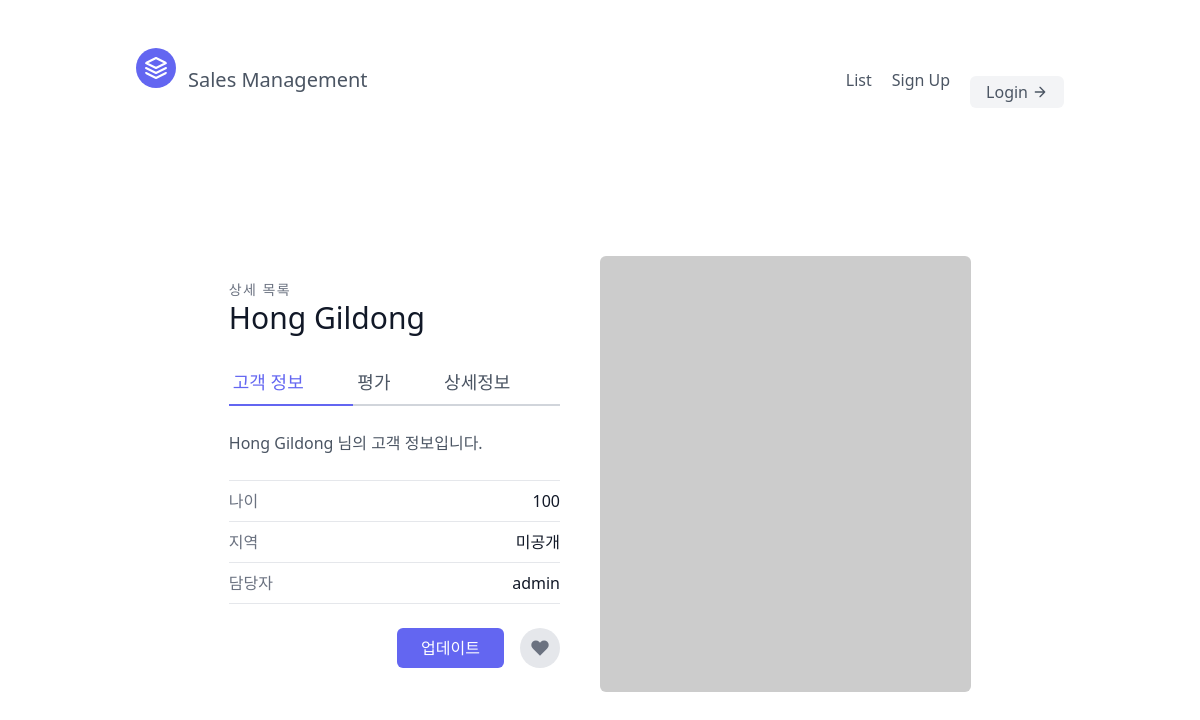
Screenshot of /sales/1 with the database file from the repository.
### sales/models.py (models this page shows, shortened)
class Sale(models.Model):
    first_name = models.CharField(max_length=30)
    last_name = models.CharField(max_length=30)
    age = models.IntegerField(default=0)
    person = models.ForeignKey("Person", on_delete=models.CASCADE)

class Person(models.Model):
    customer = models.OneToOneField(CustomID, on_delete=models.CASCADE)
    def __str__(self):
        return self.customer.username

class CustomID (AbstractUser):
    pass  # AbstractUser을 그대로 사용할 경우

### sales/views.py (the view)
# urls.py: path('sales/<int:pk>', SalesDetailView.as_view(), name="Detail"),  # 제너릭 뷰
class SalesDetailView(generic.DetailView):
    template_name = "sales/sales_detail.html"
    queryset = Sale.objects.all()
    context_object_name = "info"

### templates/sales/sales_detail.html (shortened to what this page needs)
{% extends 'base.html' %}
{% block content %}
<section class="text-gray-600 body-font overflow-hidden">
  <div class="container px-5 py-24 mx-auto">
    <div class="lg:w-4/5 mx-auto flex flex-wrap">
      <div class="lg:w-1/2 w-full lg:pr-10 lg:py-6 mb-6 lg:mb-0">
        <h2 class="text-sm title-font text-gray-500 tracking-widest">상세 목록</h2>
        <h1 class="text-gray-900 text-3xl title-font font-medium mb-4">{{info.last_name}} {{info.first_name}}</h1>
        <div class="flex mb-4">
          <a class="flex-grow text-indigo-500 border-b-2 border-indigo-500 py-2 text-lg px-1">고객 정보</a>
          <a class="flex-grow border-b-2 border-gray-300 py-2 text-lg px-1">평가</a>
          <a class="flex-grow border-b-2 border-gray-300 py-2 text-lg px-1">상세정보</a>
        </div>
        <p class="leading-relaxed mb-4">{{info.last_name}} {{info.first_name}} 님의 고객 정보입니다.</p>
        <div class="flex border-t border-gray-200 py-2">
          <span class="text-gray-500">나이</span>
          <span class="ml-auto text-gray-900">{{info.age}}</span>
        </div>
        <div class="flex border-t border-gray-200 py-2">
          <span class="text-gray-500">지역</span>
          <span class="ml-auto text-gray-900">미공개</span>
        </div>
        <div class="flex border-t border-b mb-6 border-gray-200 py-2">
          <span class="text-gray-500">담당자</span>
          <span class="ml-auto text-gray-900">{{info.person}}</span>
        </div>
        <div class="flex">
          <a class="flex ml-auto" href={% url "Sales:Update" info.pk %}><button class="text-white bg-indigo-500 border-0 py-2 px-6 focus:outline-none hover:bg-indigo-600 rounded">업데이트</button></a>
          <a href={% url "Sales:Delete" info.pk %}><button class="rounded-full w-10 h-10 bg-gray-200 p-0 border-0 inline-flex items-center justify-center text-gray-500 ml-4">
            <svg fill="currentColor" stroke-linecap="round" stroke-linejoin="round" stroke-width="2" class="w-5 h-5" viewBox="0 0 24 24">
              <path d="M20.84 4.61a5.5 5.5 0 00-7.78 0L12 5.67l-1.06-1.06a5.5 5.5 0 00-7.78 7.78l1.06 1.06L12 21.23l7.78-7.78 1.06-1.06a5.5 5.5 0 000-7.78z"></path>
            </svg>
          </button></a>
        </div>
      </div>
      <img alt="ecommerce" class="lg:w-1/2 w-full lg:h-auto h-64 object-cover object-center rounded" src="https://dummyimage.com/400x400">
    </div>
  </div>
</section>
{% endblock content %}

### rows the page displays
Sale: last_name "Hong", first_name "Gildong", age "100", person "admin"
